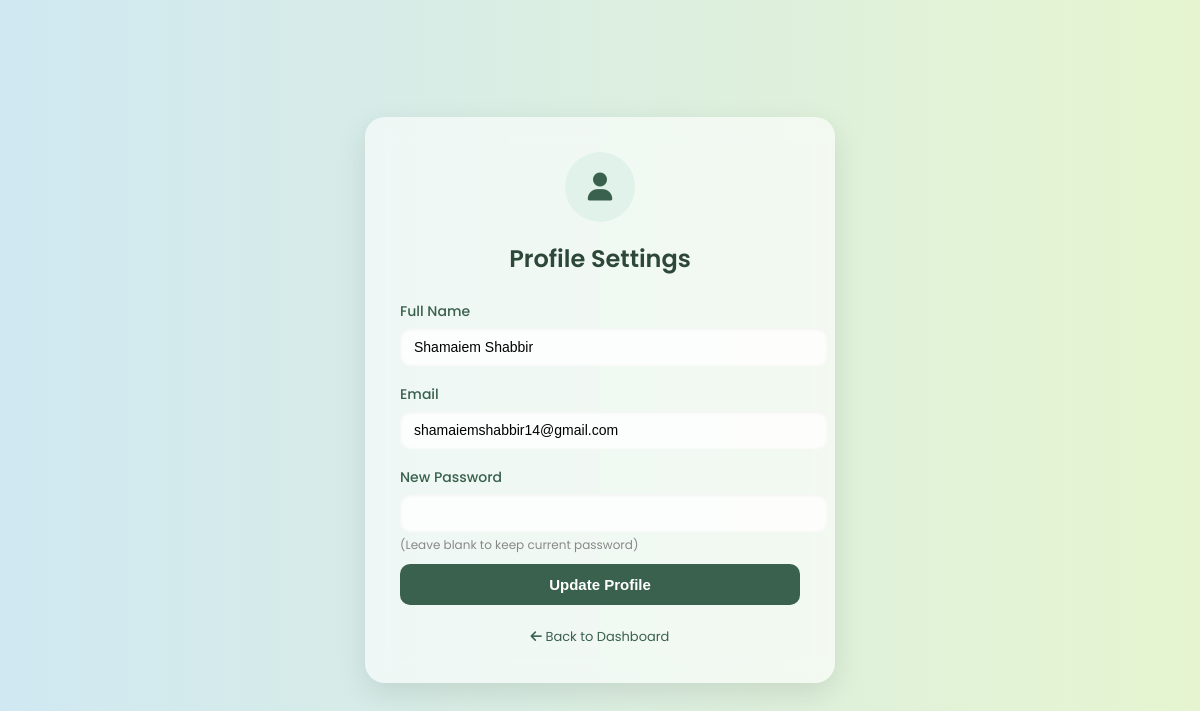
The page /profile (signed in) on the database as committed earlier.
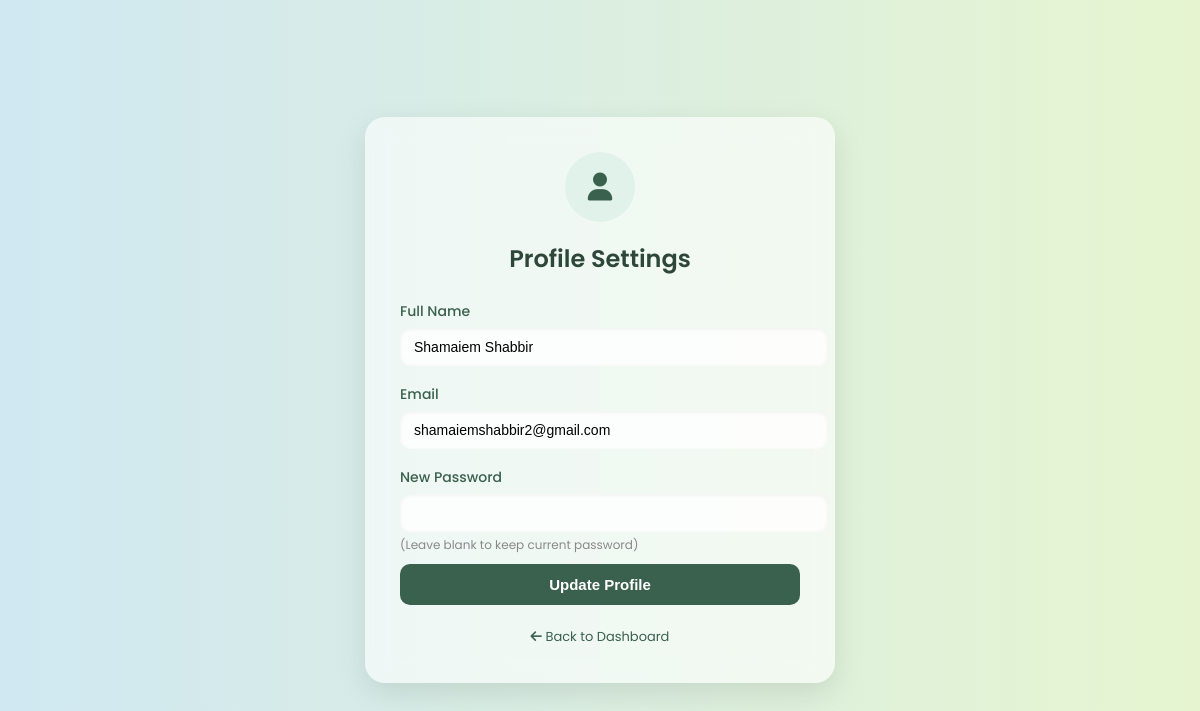
The same page on the database as committed later.
### tables this page shows
CREATE TABLE users (
        id INTEGER PRIMARY KEY AUTOINCREMENT,
        name TEXT NOT NULL,
        email TEXT NOT NULL UNIQUE,
        password TEXT NOT NULL,
        created_at TIMESTAMP DEFAULT CURRENT_TIMESTAMP
    );

### app.py (the view, shortened to what this page needs)
@app.route('/profile', methods=['GET', 'POST'])
def profile():
    if 'user_id' not in session:
        return redirect('/login')
    user_id = session['user_id']
    conn = get_db_connection()
    c = conn.cursor()
    c.execute("SELECT id, name, email FROM users WHERE id = ?", (user_id,))
    user = c.fetchone()
    conn.close()
    return render_template('profile.html', user=user)

### app.py (called while the page is built)
def get_db_connection():
    conn = sqlite3.connect('data.db')
    conn.row_factory = sqlite3.Row
    return conn

### templates/profile.html (shortened to what this page needs)
<!DOCTYPE html>
<html lang="en">
<head>
  <link rel="stylesheet" href="https://cdnjs.cloudflare.com/ajax/libs/font-awesome/6.5.0/css/all.min.css">
</head>
<body>
  <div class="card">
    <div class="avatar">
      <i class="fas fa-user"></i>
    </div>
    <h2>Profile Settings</h2>
    <form method="POST">
      <label for="name">Full Name</label>
      <input type="text" name="name" id="name" value="{{ user.name }}" required>
      <label for="email">Email</label>
      <input type="email" name="email" id="email" value="{{ user.email }}" required>
      <label for="password">New Password</label>
      <input type="password" name="password" id="password">
      <div class="note">(Leave blank to keep current password)</div>
      <button type="submit">Update Profile</button>
    </form>
    <div class="back-link">
      <a href="/dashboard"><i class="fas fa-arrow-left"></i> Back to Dashboard</a>
    </div>
  </div>
</body>
</html>

Rows that differ between the two databases and show on the page:
changed users "Shamaiem Shabbir": email "shamaiemshabbir14@gmail.com" → "shamaiemshabbir2@gmail.com"
